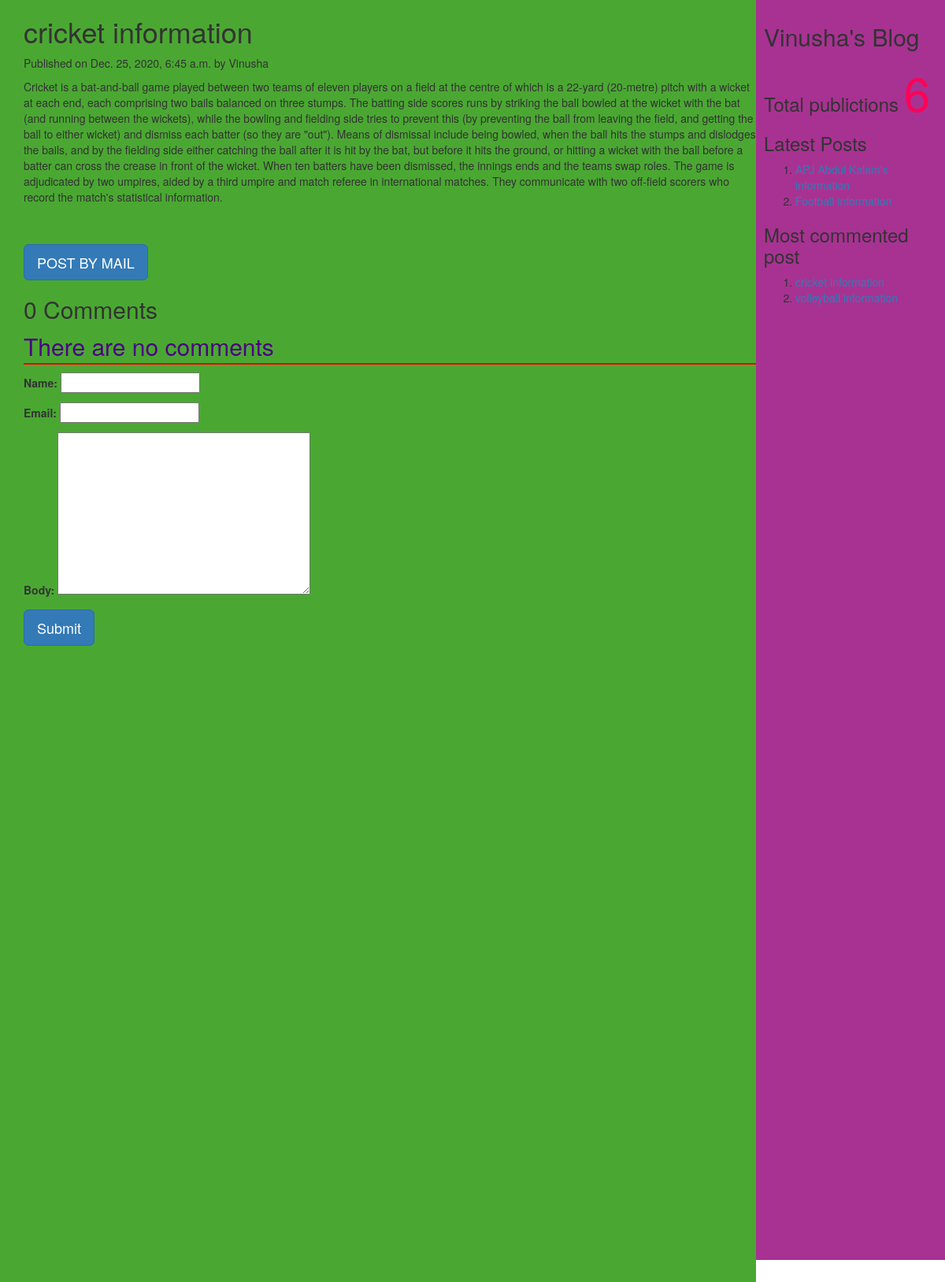
/2020/12/25/cricket-information, run on the app's committed database.
### myApp/models.py (models this page shows, shortened)
class Post(models.Model):
          tags=TaggableManager()
          STATUS_CHOICES=(('draft','Draft'),('published','Published'))
          title=models.CharField(max_length=256)
          slug=models.SlugField(max_length=264,unique_for_date='publish')
          author=models.ForeignKey(User,related_name='blog_posts',on_delete= models.CASCADE)
          body=models.TextField()
          publish=models.DateTimeField(default=timezone.now)
          created=models.DateTimeField(auto_now_add=True)
          updated=models.DateTimeField(auto_now=True)
          status= models.CharField(max_length=10,choices=STATUS_CHOICES,default='draft')
          objects=CustomManager()
          class Meta:
                ordering=('-publish',)
          def get_absolute_url(self):
                return reverse('post_detail',args=[self.publish.year,self.publish.strftime('%m'),self.publish.strftime('%d'),self.slug])

### myApp/views.py (the view, shortened to what this page needs)
# urls.py: url(r'(?P<year>\d{4})/(?P<month>\d{2})/(?P<day>\d{2})/(?P<post>[-\w]+)',views.post_detail_view,name='post_detail'),
def post_detail_view(request,year,month,day,post):
    post=get_object_or_404(Post,slug=post,publish__year=year,publish__month=month,publish__day=day)
    comments=post.comments.filter(active=True)
    csubmit=False
    form=CommentForm()
    d={'post':post,'form':form,'csubmit':csubmit,'comments':comments}
    return render(request,'myApp/post_detail.html',d)

### myApp/forms.py
class CommentForm(forms.ModelForm):
    class Meta:
        model=Comment
        fields=('name','email','body')

### myApp/models.py (called while the page is built)
    def get_queryset(self):
        return super().get_queryset().filter(status='published')

### myApp/templatetags/mytags.py (called while the page is built)
@register.simple_tag
def total_posts():
    return Post.objects.count()

@register.inclusion_tag('myApp/latest_post.html')
def show_latest_posts(count=3):
    latest_posts=Post.objects.order_by('-publish')[:count]
    return {'latest_posts':latest_posts}

@register.simple_tag
def get_most_commented_posts(count=2):
    return Post.objects.annotate(total_comments=Count('comments')).order_by('-total_comments')[:count]

### templates/myApp/post_detail.html (shortened to what this page needs)
<html>
    {%extends 'myApp/parent.html'%}
        {%block content_block%}
        <h1>{{post.title}}</h1>
        <p>Published on {{post.publish}} by {{post.author|title}}</p>
        {{post.body|linebreaks}} <br><br>
        <a href="/{{post.id}}/share" class='btn btn-lg btn-primary'>POST BY MAIL</a>
        {%with comments.count as comments_count%}
        <h2>{{comments_count}} Comment{{comments_count|pluralize}}</h2>
        {%endwith%}
        {%if comments%}
         {%for c in comments%}
         <p>Comment {{forloop.counter}} by {{c.name}}</p>
        <div>{{c.body|linebreaks}}</div>
        <hr>
        {%endfor%}
        {%else%}
         <p style="color:indigo;font-size:30px;font-style:bold;border-bottom:2px red solid;">There are no comments</p>
        {%endif%}
         {%if csubmit%}
         <h2>Thank you..Your comment has been added successfully!!</h2>
         {%else%}
         <form  method="post">
           {{form.as_p}}
           <input type="submit" class='btn btn-lg btn-primary' value="Submit">
         </form>
         {%endif%}
        {%endblock%}

### templates/myApp/parent.html (shortened to what this page needs)
<html>
{%load mytags%}
    <head>
        <link rel="stylesheet" href="https://maxcdn.bootstrapcdn.com/bootstrap/3.3.7/css/bootstrap.min.css">
    </head>
    <body>
        <div class="content" style="width:80%;float:left;background-color:#4aa832;height:300%;padding:0 0 0 30px">
              {%block content_block%}
              {%endblock%}
        </div>
        <div class="sidebar" style="width:20%;float:right;background-color:#a83292;height:200%;padding:10px">
            <h2>Vinusha's Blog</h2>
            <h3>Total publictions
              <span style="color:#fc0356;font-size:60px">
              {%total_posts%}</span>
              <h3>Latest Posts</h3>
              {% show_latest_posts 2 %}
              <h3>Most commented post</h3>
              {%get_most_commented_posts as m%}
              <ol>
                {%for post in m%}
                <li><a href="{{post.get_absolute_url}}">{{post.title}}</a></li>
                {%endfor%}
              </ol>
            </h3>
        </div>
    </body>
</html>

### templates/myApp/latest_post.html
<!DOCTYPE html>
<html lang="en" dir="ltr">
  <body>
    <ol>
    {%for post in latest_posts%}
    <li><a href="{{post.get_absolute_url}}">{{post.title}}</a></li>
    {%endfor%}
    </ol>
  </body>
</html>

### data on the page
Post: title "cricket information", publish "Dec. 25, 2020, 6:45 a.m.", author "Vinusha", body "Cricket is a bat-and-ball game played between two teams of eleven players on a field at the centre of which is a 22-yard (20-metre) pitch with a wicket at each end, each comprising two bails balanced on three stumps. The batting side scores runs by striking the ball bowled at the wicket with the bat (and running between the wickets), while the bowling and fielding side tries to prevent this (by preventing the ball from leaving the field, and getting the ball to either wicket) and dismiss each batter (so they are \"out\"). Means of dismissal include being bowled, when the ball hits the stumps and dislodges the bails, and by the fielding side either catching the ball after it is hit by the bat,…"

### other printed values
{{ comments_count }} "0"
